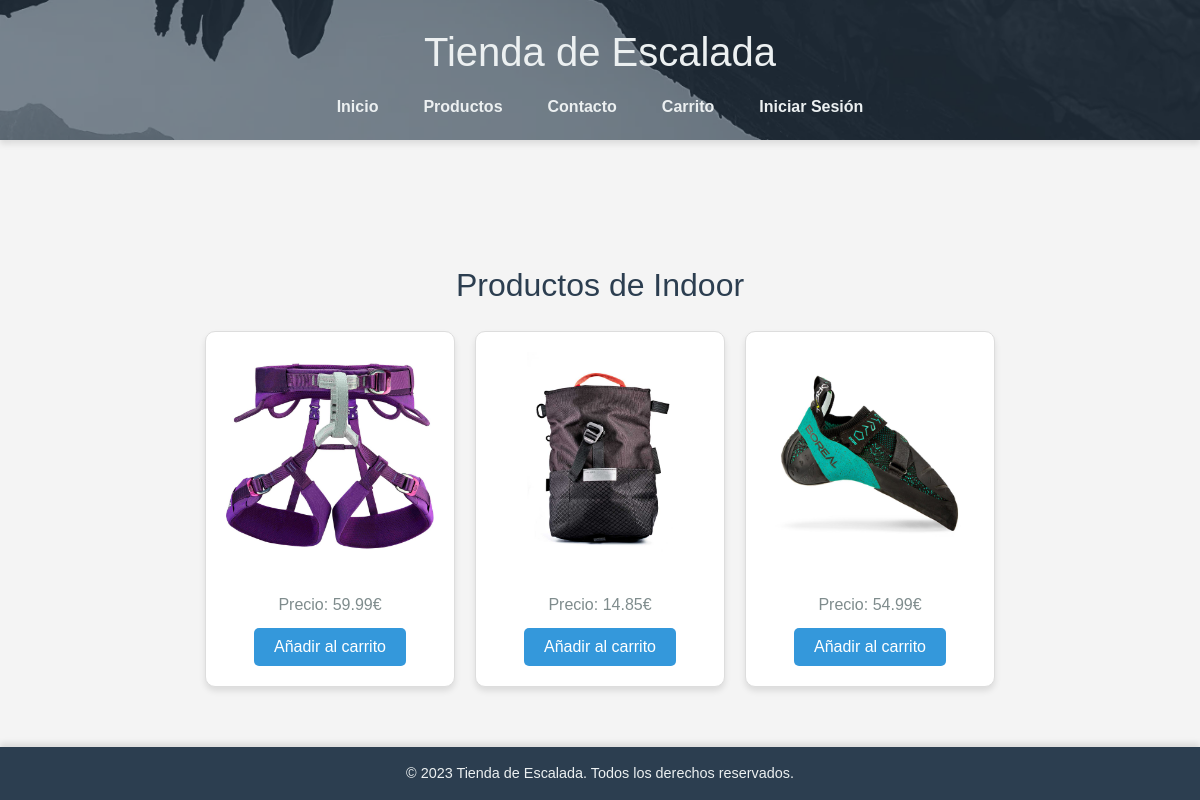
The page /index.php?action=productos&tipo=indoor on the database its author committed.
### tables this page shows
CREATE TABLE productos (
    id INT AUTO_INCREMENT PRIMARY KEY,
    nombre VARCHAR(100) NOT NULL,
    descripcion TEXT NOT NULL,
    precio DECIMAL(10, 2) NOT NULL,
    imagen VARCHAR(255) NOT NULL,
    tipo ENUM('indoor', 'clasica', 'alta_montana') NOT NULL
);

### miproyecto/controllers/ProductosController.php (called while the page is built, shortened)
<?php
require_once __DIR__ . '/../Models/ProductosDAO.php';
$productosDAO = new ProductosDAO();
$tipo = $_GET['tipo'] ?? '';
if (!empty($tipo)) {
    $productos = $productosDAO->getProductosByTipo($tipo);
    $titulo = "Productos de " . ucfirst($tipo);
} else {
    $productos = $productosDAO->getAllProductos();
    $titulo = "Todos los productos";
}
require __DIR__ . '/../Vistas/productos.php';
?>

### miproyecto/Models/ProductosDAO.php (called while the page is built, shortened)
<?php
require_once __DIR__ . '/../db/database.php';
class ProductosDAO {
    private $conn;
    public function __construct() {
        global $conn;
        $this->conn = $conn;
    }
    public function getProductosByTipo($tipo) {
        $stmt = $this->conn->prepare("SELECT * FROM productos WHERE tipo = ?");
        $stmt->execute([$tipo]);
        return $stmt->fetchAll(PDO::FETCH_ASSOC);
    }
}
?>

### miproyecto/Vistas/productos.php (the view, shortened to what this page needs)
<?php
require_once __DIR__ . '/../includes/header.php';
?>
<section class="productos-recomendados">
    <h2><?= htmlspecialchars($titulo) ?></h2>
    <div class="productos">
        <?php if (!empty($productos)): ?>
            <?php foreach ($productos as $producto): ?>
                <div class="producto">
                    <a href="index.php?action=ver_producto&id=<?= $producto['id'] ?>">
                    <img src="/miproyecto/imagenes/<?= htmlspecialchars($producto['imagen']) ?>"
                    alt="<?= htmlspecialchars($producto['nombre']) ?>"></h3>
                    </a>
                    <p>Precio: <?= htmlspecialchars($producto['precio']) ?>€</p>
                    <form method="POST" action="index.php?action=añadir_al_carrito">
                        <button type="submit" name="añadir">Añadir al carrito</button>
                    </form>
                </div>
            <?php endforeach; ?>
        <?php else: ?>
            <p>No hay productos disponibles en esta categoría.</p>
        <?php endif; ?>
    </div>
</section>
<?php
require_once __DIR__ . '/../includes/footer.php';
?>

### miproyecto/styles.css (style rules this page uses)
* { margin: 0; padding: 0; box-sizing: border-box; }
body, h1, h2, h3, p, a, ul, li { margin: 0; padding: 0; font-size: 100%; font-weight: normal; text-decoration: none; list-style: none; }
body { font-family: 'Arial', sans-serif; background-color: #f4f4f4; color: #333; line-height: 1.6; }
a { color: inherit; }
.productos-recomendados { padding: 40px 20px; max-width: 1200px; margin: 0 auto; }
.productos-recomendados h2 { font-size: 2rem; color: #2c3e50; margin-bottom: 20px; text-align: center; }
.productos { display: flex; justify-content: center; flex-wrap: wrap; gap: 20px; }
.producto { background-color: #fff; border: 1px solid #ddd; border-radius: 10px; padding: 20px; width: 250px; text-align: center; box-shadow: 0 4px 6px rgba(0, 0, 0, 0.1); transition: transform 0.3s ease, box-shadow 0.3s ease; }
.producto img { max-width: 100%; height: auto; border-radius: 10px; margin-bottom: 15px; }
.producto p { font-size: 1rem; color: #7f8c8d; margin: 10px 0; }
.producto button { background-color: #3498db; color: #fff; border: none; padding: 10px 20px; border-radius: 5px; cursor: pointer; font-size: 1rem; transition: background-color 0.3s ease; }

### rows shown on the page
productos: imagen (picture), precio "59.99"
productos: imagen (picture), precio "14.85"
productos: imagen (picture), precio "54.99"

### other values the page prints
$titulo "Productos de Indoor"
